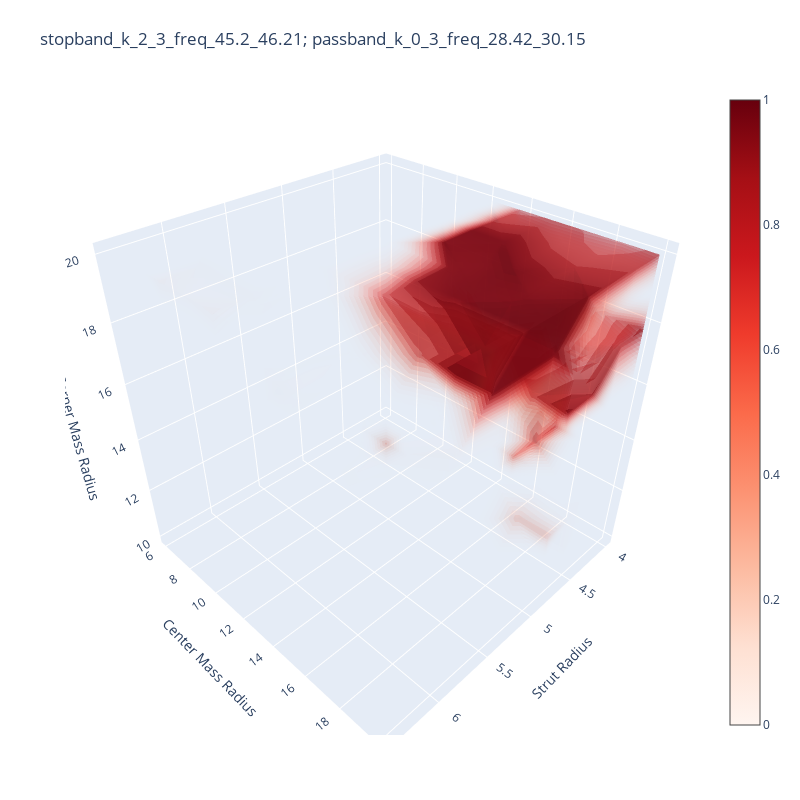

This figure's notebook cell:
### Code cell
fig = go.Figure(data=go.Volume(
    x=des_x,
    y=des_y,
    z=des_z,
    value = prob_forward,        
    isomin = prob_forward.min(),                # Minimum value to render
    isomax = prob_forward.max(),                 # Maximum value to render
    opacity = 0.6,                # Opacity (lower values = more transparent)
    opacityscale=[
    [0, 0],   # val = 0 ➝ opacity = 0 (transparent)
    [0.5, 0.25], # val = 0.5 ➝ opacity = 0.5
    [0.75, 0.5], # val = 0.75 ➝ opacity = 0.75
    [1, 1]    # val = 1 ➝ opacity = 1 (opaque)
    ],             # Opacity (lower values = more transparent)
    surface_count = 20,           # Number of transparent isosurfaces
    colorscale="Reds",       # Heatmap color scale (choose from Plotly's color scales)
))

# fig.add_trace(go.Scatter3d(
#     x=df_property_distribution['rstr'],
#     y=df_property_distribution['rcenter'],
#     z=df_property_distribution['rcorner'],
#     mode='markers',
#     marker=dict(
#         size=df_property_distribution['Point Size'],
#         color=np.where(
#             df_property_distribution['Feasibility Value'] == 1,  # Condition for coloring
#             'green',  # Color for Feasibility Value = 1
#             'gray'  # Color for Feasibility Value != 1

#         ),
#         opacity=0.8,
#         line=dict(width=1, color='DarkSlateGrey')
#     ),
#     name='Design Points',
#     hoverinfo='text',
#     hovertext='Feasibility Value: ' + df_property_distribution['Feasibility Value'].astype(str)
# ))

# Update layout
fig.update_layout(
    title=f"{stopband_str}; {passband_str}",
    autosize=False,
    width=800, 
    height=800,
    margin=dict(l=65, r=50, b=65, t=90),
    scene=dict(
    xaxis_title=des_var_names[0],
    yaxis_title=des_var_names[1],
    zaxis_title=des_var_names[2]
))

# Save the plot
exp_dir = 'results_rf_regression/exp_' + stopband_str + passband_str
create_dir(exp_dir)
plot_path = '{}/design_space.html'.format(exp_dir)
fig.write_html(plot_path)

fig.show()

### Figure 1 — Plotly figure (JSON) as saved in the notebook; plotly's stock layout.template omitted (floating-point values rounded to 4 significant figures; data arrays with more than 128 entries replaced by an {"elided": "..."} marker saying what was removed)
{"data": [{"colorscale": [[0, "rgb(255,245,240)"], [0.125, "rgb(254,224,210)"], [0.25, "rgb(252,187,161)"], [0.375, "rgb(252,146,114)"], [0.5, "rgb(251,106,74)"], [0.625, "rgb(239,59,44)"], [0.75, "rgb(203,24,29)"], [0.875, "rgb(165,15,21)"], [1, "rgb(103,0,13)"]], "isomax": 1, "isomin": 0, "opacity": 0.6, "opacityscale": [[0, 0], [0.5, 0.25], [0.75, 0.5], [1, 1]], "surface": {"count": 20}, "type": "volume", "value": {"elided": "1000 float values"}, "x": {"elided": "1000 float values"}, "y": {"elided": "1000 float values"}, "z": {"elided": "1000 float values"}}], "layout": {"autosize": false, "height": 800, "margin": {"b": 65, "l": 65, "r": 50, "t": 90}, "scene": {"xaxis": {"title": {"text": "Strut Radius"}}, "yaxis": {"title": {"text": "Center Mass Radius"}}, "zaxis": {"title": {"text": "Corner Mass Radius"}}}, "title": {"text": "stopband_k_2_3_freq_45.2_46.21; passband_k_0_3_freq_28.42_30.15"}, "width": 800}}
